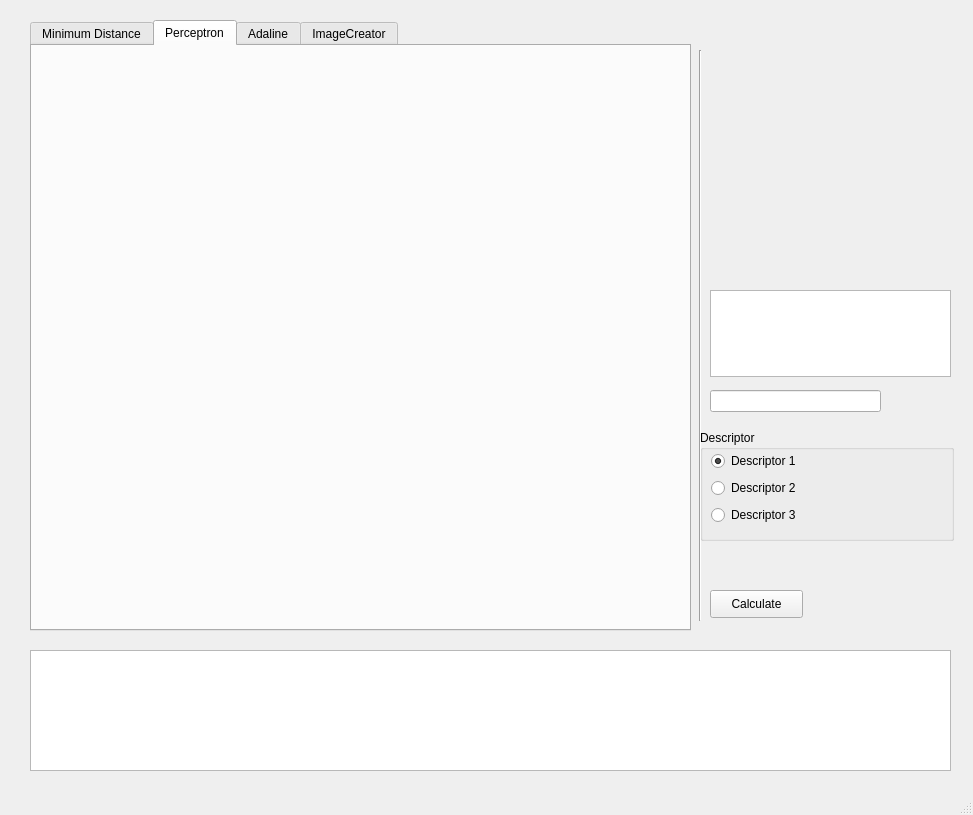
<?xml version="1.0" encoding="UTF-8"?>
<ui version="4.0">
 <class>MainWindow</class>
 <widget class="QMainWindow" name="MainWindow">
  <property name="geometry">
   <rect>
    <x>0</x>
    <y>0</y>
    <width>973</width>
    <height>815</height>
   </rect>
  </property>
  <property name="windowTitle">
   <string>Pattern Recognition UAG 2013</string>
  </property>
  <widget class="QWidget" name="centralwidget">
   <widget class="QTabWidget" name="tabWidget">
    <property name="geometry">
     <rect>
      <x>30</x>
      <y>20</y>
      <width>661</width>
      <height>611</height>
     </rect>
    </property>
    <property name="currentIndex">
     <number>1</number>
    </property>
    <widget class="QWidget" name="tabMinDistance">
     <attribute name="title">
      <string>Minimum Distance</string>
     </attribute>
     <widget class="QLabel" name="label_desc">
      <property name="geometry">
       <rect>
        <x>30</x>
        <y>30</y>
        <width>91</width>
        <height>16</height>
       </rect>
      </property>
      <property name="text">
       <string>Class</string>
      </property>
     </widget>
     <widget class="QLabel" name="label_img1">
      <property name="geometry">
       <rect>
        <x>30</x>
        <y>80</y>
        <width>60</width>
        <height>60</height>
       </rect>
      </property>
      <property name="minimumSize">
       <size>
        <width>60</width>
        <height>60</height>
       </size>
      </property>
      <property name="maximumSize">
       <size>
        <width>60</width>
        <height>60</height>
       </size>
      </property>
      <property name="frameShape">
       <enum>QFrame::Box</enum>
      </property>
      <property name="text">
       <string>TextLabel</string>
      </property>
      <property name="margin">
       <number>0</number>
      </property>
     </widget>
     <widget class="QTextEdit" name="textEdit_info1">
      <property name="geometry">
       <rect>
        <x>120</x>
        <y>60</y>
        <width>241</width>
        <height>87</height>
       </rect>
      </property>
      <property name="minimumSize">
       <size>
        <width>241</width>
        <height>87</height>
       </size>
      </property>
     </widget>
     <widget class="QLabel" name="label_img2">
      <property name="geometry">
       <rect>
        <x>30</x>
        <y>220</y>
        <width>60</width>
        <height>60</height>
       </rect>
      </property>
      <property name="minimumSize">
       <size>
        <width>60</width>
        <height>60</height>
       </size>
      </property>
      <property name="maximumSize">
       <size>
        <width>60</width>
        <height>60</height>
       </size>
      </property>
      <property name="frameShape">
       <enum>QFrame::Box</enum>
      </property>
      <property name="text">
       <string>TextLabel</string>
      </property>
      <property name="margin">
       <number>0</number>
      </property>
     </widget>
     <widget class="QTextEdit" name="textEdit_info2">
      <property name="geometry">
       <rect>
        <x>120</x>
        <y>200</y>
        <width>241</width>
        <height>87</height>
       </rect>
      </property>
      <property name="minimumSize">
       <size>
        <width>241</width>
        <height>87</height>
       </size>
      </property>
     </widget>
     <widget class="QLabel" name="label_desc2">
      <property name="geometry">
       <rect>
        <x>30</x>
        <y>200</y>
        <width>91</width>
        <height>16</height>
       </rect>
      </property>
      <property name="text">
       <string>TextLabel</string>
      </property>
     </widget>
     <widget class="QTextEdit" name="textEdit_info3">
      <property name="geometry">
       <rect>
        <x>120</x>
        <y>340</y>
        <width>241</width>
        <height>87</height>
       </rect>
      </property>
      <property name="minimumSize">
       <size>
        <width>241</width>
        <height>87</height>
       </size>
      </property>
     </widget>
     <widget class="QLabel" name="label_img3">
      <property name="geometry">
       <rect>
        <x>30</x>
        <y>360</y>
        <width>60</width>
        <height>60</height>
       </rect>
      </property>
      <property name="minimumSize">
       <size>
        <width>60</width>
        <height>60</height>
       </size>
      </property>
      <property name="maximumSize">
       <size>
        <width>60</width>
        <height>60</height>
       </size>
      </property>
      <property name="frameShape">
       <enum>QFrame::Box</enum>
      </property>
      <property name="text">
       <string>TextLabel</string>
      </property>
      <property name="margin">
       <number>0</number>
      </property>
     </widget>
     <widget class="QLabel" name="label_desc3">
      <property name="geometry">
       <rect>
        <x>30</x>
        <y>340</y>
        <width>91</width>
        <height>16</height>
       </rect>
      </property>
      <property name="text">
       <string>TextLabel</string>
      </property>
     </widget>
     <widget class="QLineEdit" name="lineEdit_class1">
      <property name="geometry">
       <rect>
        <x>380</x>
        <y>60</y>
        <width>171</width>
        <height>22</height>
       </rect>
      </property>
     </widget>
     <widget class="QLabel" name="label">
      <property name="geometry">
       <rect>
        <x>380</x>
        <y>30</y>
        <width>53</width>
        <height>16</height>
       </rect>
      </property>
      <property name="text">
       <string>Distance</string>
      </property>
     </widget>
     <widget class="QLabel" name="label_2">
      <property name="geometry">
       <rect>
        <x>120</x>
        <y>30</y>
        <width>71</width>
        <height>16</height>
       </rect>
      </property>
      <property name="text">
       <string>Descriptors</string>
      </property>
     </widget>
     <widget class="QLineEdit" name="lineEdit_class2">
      <property name="geometry">
       <rect>
        <x>380</x>
        <y>200</y>
        <width>171</width>
        <height>22</height>
       </rect>
      </property>
     </widget>
     <widget class="QLineEdit" name="lineEdit_class3">
      <property name="geometry">
       <rect>
        <x>380</x>
        <y>340</y>
        <width>171</width>
        <height>22</height>
       </rect>
      </property>
     </widget>
     <widget class="QLabel" name="label_desc1">
      <property name="geometry">
       <rect>
        <x>30</x>
        <y>60</y>
        <width>91</width>
        <height>16</height>
       </rect>
      </property>
      <property name="text">
       <string>TextLabel</string>
      </property>
     </widget>
     <widget class="Line" name="line_2">
      <property name="geometry">
       <rect>
        <x>10</x>
        <y>450</y>
        <width>631</width>
        <height>16</height>
       </rect>
      </property>
      <property name="orientation">
       <enum>Qt::Horizontal</enum>
      </property>
     </widget>
     <widget class="QGroupBox" name="groupBox_distance">
      <property name="geometry">
       <rect>
        <x>10</x>
        <y>530</y>
        <width>611</width>
        <height>51</height>
       </rect>
      </property>
      <property name="title">
       <string>Distance </string>
      </property>
      <widget class="QRadioButton" name="radioButton_norm1">
       <property name="geometry">
        <rect>
         <x>10</x>
         <y>20</y>
         <width>95</width>
         <height>20</height>
        </rect>
       </property>
       <property name="text">
        <string>Norm 1</string>
       </property>
       <property name="checked">
        <bool>true</bool>
       </property>
      </widget>
      <widget class="QRadioButton" name="radioButton_norm2">
       <property name="geometry">
        <rect>
         <x>120</x>
         <y>20</y>
         <width>95</width>
         <height>20</height>
        </rect>
       </property>
       <property name="text">
        <string>Norm 2</string>
       </property>
      </widget>
      <widget class="QRadioButton" name="radioButton_normp">
       <property name="geometry">
        <rect>
         <x>230</x>
         <y>20</y>
         <width>95</width>
         <height>20</height>
        </rect>
       </property>
       <property name="text">
        <string>Norm P</string>
       </property>
      </widget>
     </widget>
    </widget>
    <widget class="QWidget" name="tabPerceptron">
     <attribute name="title">
      <string>Perceptron</string>
     </attribute>
     <widget class="Perceptron" name="widgetPerceptron" native="true">
      <property name="geometry">
       <rect>
        <x>10</x>
        <y>10</y>
        <width>640</width>
        <height>560</height>
       </rect>
      </property>
      <property name="sizePolicy">
       <sizepolicy hsizetype="Fixed" vsizetype="Fixed">
        <horstretch>0</horstretch>
        <verstretch>0</verstretch>
       </sizepolicy>
      </property>
      <property name="minimumSize">
       <size>
        <width>0</width>
        <height>0</height>
       </size>
      </property>
     </widget>
    </widget>
    <widget class="QWidget" name="tabAdaline">
     <attribute name="title">
      <string>Adaline</string>
     </attribute>
     <widget class="ImageEditor" name="widgetPerceptron_2" native="true">
      <property name="geometry">
       <rect>
        <x>10</x>
        <y>10</y>
        <width>640</width>
        <height>560</height>
       </rect>
      </property>
      <property name="sizePolicy">
       <sizepolicy hsizetype="Fixed" vsizetype="Fixed">
        <horstretch>0</horstretch>
        <verstretch>0</verstretch>
       </sizepolicy>
      </property>
      <property name="minimumSize">
       <size>
        <width>0</width>
        <height>0</height>
       </size>
      </property>
     </widget>
    </widget>
    <widget class="QWidget" name="tabImageCreator">
     <attribute name="title">
      <string>ImageCreator</string>
     </attribute>
     <widget class="ImageEditor" name="widgetImageCreator" native="true">
      <property name="geometry">
       <rect>
        <x>9</x>
        <y>9</y>
        <width>641</width>
        <height>571</height>
       </rect>
      </property>
     </widget>
    </widget>
   </widget>
   <widget class="IconWidget" name="widget_iconeditor" native="true">
    <property name="geometry">
     <rect>
      <x>700</x>
      <y>40</y>
      <width>240</width>
      <height>240</height>
     </rect>
    </property>
    <property name="minimumSize">
     <size>
      <width>240</width>
      <height>240</height>
     </size>
    </property>
   </widget>
   <widget class="QPushButton" name="pbtn_calculate">
    <property name="geometry">
     <rect>
      <x>710</x>
      <y>590</y>
      <width>93</width>
      <height>28</height>
     </rect>
    </property>
    <property name="text">
     <string>Calculate</string>
    </property>
   </widget>
   <widget class="QTextEdit" name="textEdit_info4">
    <property name="geometry">
     <rect>
      <x>710</x>
      <y>290</y>
      <width>241</width>
      <height>87</height>
     </rect>
    </property>
    <property name="minimumSize">
     <size>
      <width>241</width>
      <height>87</height>
     </size>
    </property>
   </widget>
   <widget class="Line" name="line">
    <property name="geometry">
     <rect>
      <x>690</x>
      <y>50</y>
      <width>20</width>
      <height>571</height>
     </rect>
    </property>
    <property name="orientation">
     <enum>Qt::Vertical</enum>
    </property>
   </widget>
   <widget class="QPlainTextEdit" name="plainTextEdit">
    <property name="geometry">
     <rect>
      <x>30</x>
      <y>650</y>
      <width>921</width>
      <height>121</height>
     </rect>
    </property>
   </widget>
   <widget class="QLineEdit" name="lineEdit_icon">
    <property name="geometry">
     <rect>
      <x>710</x>
      <y>390</y>
      <width>171</width>
      <height>22</height>
     </rect>
    </property>
   </widget>
   <widget class="QGroupBox" name="groupBox_descriptor">
    <property name="geometry">
     <rect>
      <x>700</x>
      <y>430</y>
      <width>254</width>
      <height>111</height>
     </rect>
    </property>
    <property name="title">
     <string>Descriptor</string>
    </property>
    <property name="flat">
     <bool>false</bool>
    </property>
    <property name="checkable">
     <bool>false</bool>
    </property>
    <widget class="QRadioButton" name="radioButton_desc1">
     <property name="geometry">
      <rect>
       <x>11</x>
       <y>21</y>
       <width>96</width>
       <height>20</height>
      </rect>
     </property>
     <property name="text">
      <string>Descriptor 1</string>
     </property>
     <property name="checked">
      <bool>true</bool>
     </property>
    </widget>
    <widget class="QRadioButton" name="radioButton_desc2">
     <property name="geometry">
      <rect>
       <x>11</x>
       <y>48</y>
       <width>96</width>
       <height>20</height>
      </rect>
     </property>
     <property name="text">
      <string>Descriptor 2</string>
     </property>
    </widget>
    <widget class="QRadioButton" name="radioButton_desc3">
     <property name="geometry">
      <rect>
       <x>11</x>
       <y>75</y>
       <width>96</width>
       <height>20</height>
      </rect>
     </property>
     <property name="text">
      <string>Descriptor 3</string>
     </property>
    </widget>
   </widget>
  </widget>
  <widget class="QMenuBar" name="menubar">
   <property name="geometry">
    <rect>
     <x>0</x>
     <y>0</y>
     <width>973</width>
     <height>26</height>
    </rect>
   </property>
  </widget>
  <widget class="QStatusBar" name="statusbar"/>
 </widget>
 <customwidgets>
  <customwidget>
   <class>IconWidget</class>
   <extends>QWidget</extends>
   <header location="global">iconwidget.h</header>
   <container>1</container>
  </customwidget>
  <customwidget>
   <class>ImageEditor</class>
   <extends>QWidget</extends>
   <header location="global">imageeditor.h</header>
   <container>1</container>
  </customwidget>
  <customwidget>
   <class>Perceptron</class>
   <extends>QWidget</extends>
   <header location="global">perceptron.h</header>
   <container>1</container>
  </customwidget>
 </customwidgets>
 <resources/>
 <connections/>
</ui>
